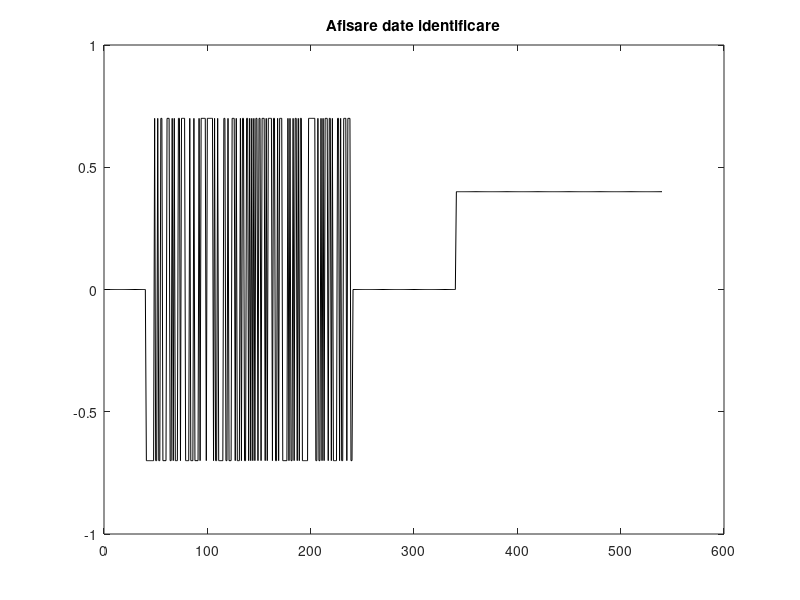

The MATLAB script that drew this image: (Note: this script raises an error after producing the figure.)
close all
clear all;
clc;
load('date_lab9.mat')

plot(u,'black')
title('Afisare date identificare');
N=300;
Ts=0.01;

na =7;
nb =7;
nk=1;


uid = u(1:300);
uval = u(301:end);

yid=vel(1:300);
yval=vel(301:end);

date_arx=iddata(yid',uid,Ts);
arxmodel=arx(date_arx,[na,nb,nk]);
yhat=lsim(arxmodel,uid);

phi=[];
 for k = 1: length(yhat)
    for i = 1:na
        if(k>i)
        phi(k,i)=-yhat(k-i);
        else
            phi(k,i)=0;
        end
    end
    for i = 1:nb
        if(k>i)
        phi(k,i+na)=uid(k-i);
        else
            phi(k,i+na)=0;
        end
    end
        
end
theta=phi\yhat;

A=[1 theta(1:na)'];
B=[0 theta(na+1:end)'];
ivmodel=idpoly(A,B,1,1,1,0,Ts);
yhat2=lsim(ivmodel,uval);


MSE=1/length(yval)*sum((yval'-yhat2).^2)
figure,
plot(yval);
hold on;
plot(yhat2);
title('Simulare');





